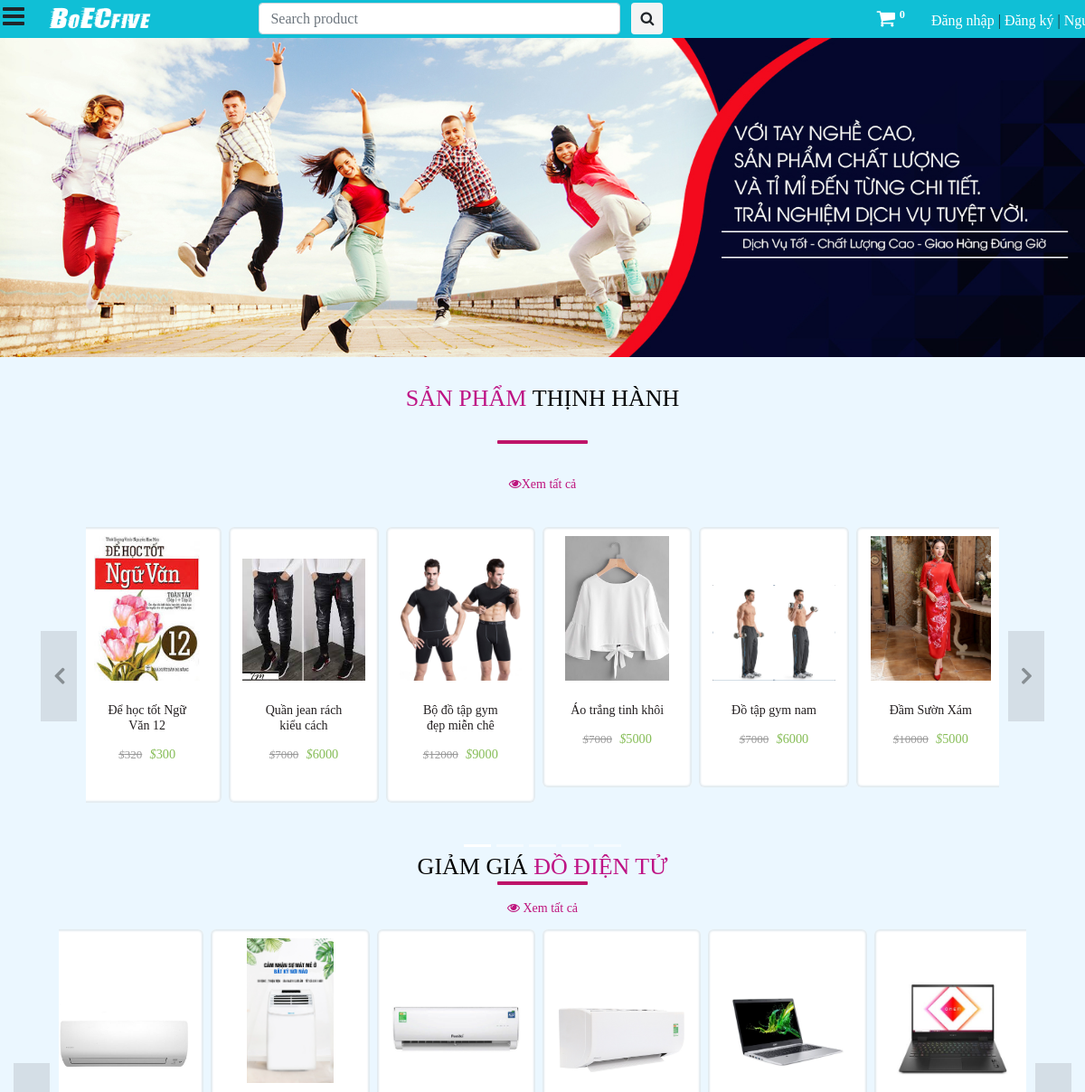
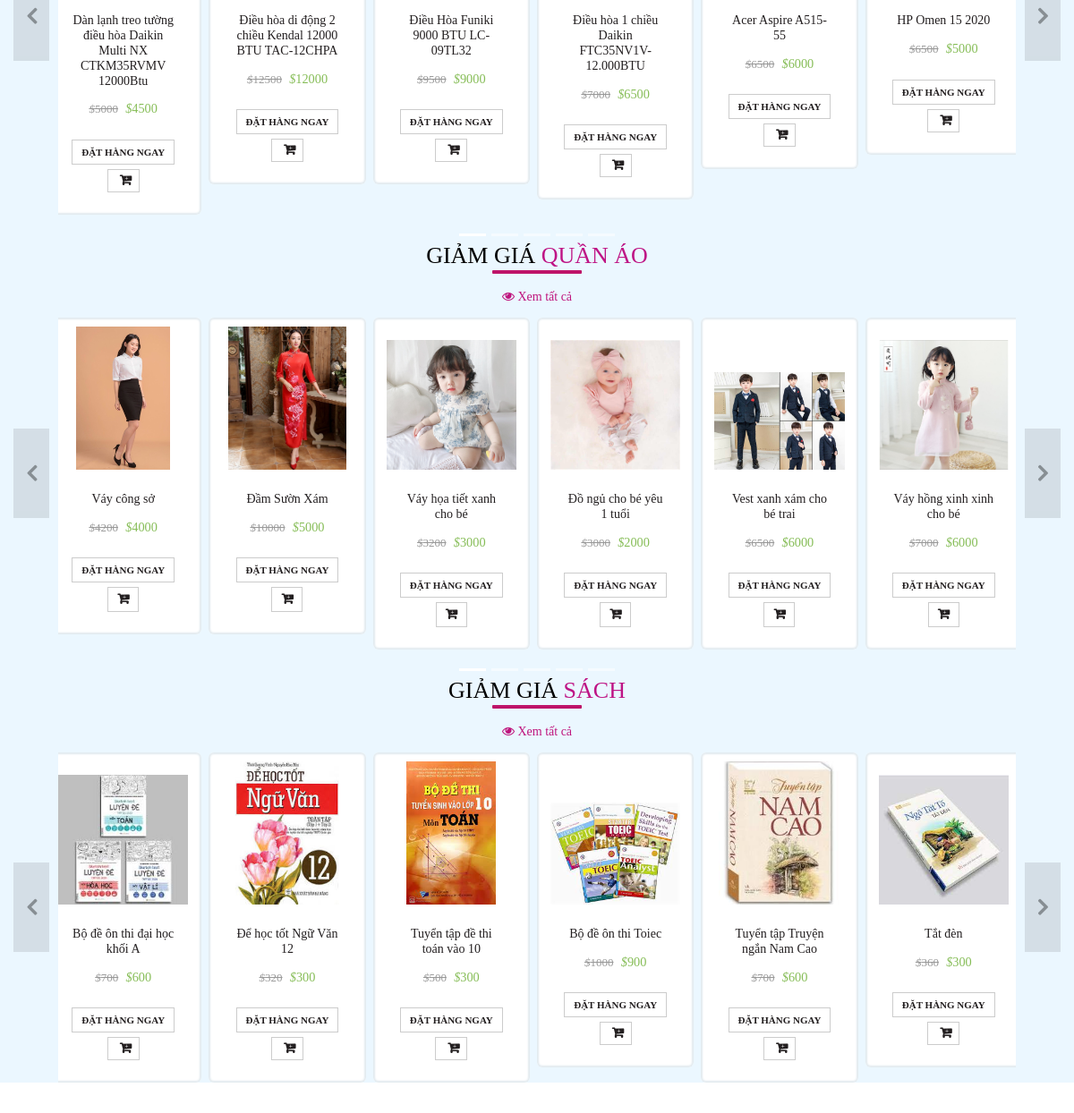
The page / on the database its author committed (2 pictures, top to bottom).
### saler/models.py (models this page shows, shortened)
class trend(models.Model):
	product = models.OneToOneField(Product, default="", on_delete=models.CASCADE, null=True)
	number = models.PositiveIntegerField()

class Product(models.Model):
	GST_CHOICES = (("0",'0'),("3",'3'),("5",'5'),("12",'12'),("18",'18'),("28",'28'))
	product_id = models.BigAutoField(primary_key=True)
	product_id2 = models.CharField(max_length=100,default='')
	shop = models.ForeignKey(User, on_delete=models.CASCADE,default='')
	product_name = models.CharField(max_length=100)
	category = models.ForeignKey(category, default="", verbose_name="Category", on_delete=models.SET_DEFAULT, null=True)
	subcategory = models.CharField(max_length=50, default="")
	price = models.IntegerField(default=0)
	price_not = models.IntegerField(default=999)
	desc = models.TextField()
	gst = models.CharField(default='0',max_length=3,choices=GST_CHOICES)
	pub_date = models.DateField(auto_now=True)
	image1 = models.ImageField(upload_to='products/images', default="",null=True)
	image2 = models.ImageField(upload_to='products/images', default="",null=True,blank=True)
	image3 = models.ImageField(upload_to='products/images', default="",null=True,blank=True)
	image4 = models.ImageField(upload_to='products/images', default="",null=True,blank=True)
	image5 = models.ImageField(upload_to='products/images', default="",null=True,blank=True)

class category(models.Model):
	name = models.CharField(max_length=50, default="")
	sub_Categories  = models.TextField(default="")
	def __str__(self):
		return f'{self.name}'

### main/views.py (the view)
# urls.py: path('', views.index, name='home'),
def index(request):
	if request.user.is_superuser:
		return redirect('admin2')
	elif request.user.is_staff:
		return redirect("saler_home")
	else:
		pass
	prod = Product.objects.all()
	allProds = []
	catprods = Product.objects.values('category', 'product_id')
	cats = {item['category'] for item in catprods}
	for cat in cats:
		prod = []
		for p in [i for i in Product.objects.filter(category=cat)]:
			prod.append([p,[item for item in ProductSize.objects.filter(product=p)]])
		n = len(prod)
		nSlides = 5
		allProds.append([prod[::-1], range(1, nSlides), nSlides])
	params = {
		'sliders':Slider.objects.all(),
		'allProds':allProds,
		'category':category.objects.all(),
		'dow' : dow.objects.all()[0:30],
		'trend': trend.objects.order_by('-number')[0:30],
		'cart_element_no' : len([p for p in Cart.objects.all() if p.user == request.user]),
	}
	return render(request, 'main/index.html', params)

### main/templatetags/app_tags.py (called while the page is built)
@register.filter(name='split')
def split(str, key):
    return str.split(key)

### main/templates/main/index.html (shortened to what this page needs)
{% extends 'main/base.html' %}
{% load static %}
{% block main_head %}
<link href="{% static 'main/css/home_style.css' %}" rel="stylesheet" type="text/css" media="all" />
<link rel="stylesheet" href="{% static 'main/css/style2.css' %}" type="text/css">
{% endblock main_head %}
{% block main_body %}
<div id="carouselExampleCaptions" class="carousel slide" data-ride="carousel" style="margin: 0;padding: 0">
	<div class="carousel-inner">
		<div class="carousel-item active">
			<img src="{%static 'main/images/banner2.jpg' %}" alt="" srcset="" style="width: 100%;">
		</div>
	</div>
</div>
<div id="container_main" style="background-color: #ebf7ff;">
	<div class="container">
		<div class="row">
			<div class="col-md-12">
				<h2 style="padding-top: 30px; padding-bottom: 30px;"><b>Sản phẩm </b>Thịnh hành </h2>
				<div style="text-align: center;">
				<a href="/products/trend" class="btn"
					style="color: #be147d; font-size: 14px; padding-top: 30px;">
					<i class="fa fa-eye" aria-hidden="true" ></i>Xem tất cả
				</a></div>
				<div id="trendCarousel" class="carousel carousel1 slide" data-ride="carousel" data-interval="0">
					<ol class="carousel-indicators">
						<li data-target="#trendCarousel" data-slide-to="0" class="active"></li>
						<li data-target="#trendCarousel" data-slide-to="1"></li>
						<li data-target="#trendCarousel" data-slide-to="2"></li>
						<li data-target="#trendCarousel" data-slide-to="3"></li>
						<li data-target="#trendCarousel" data-slide-to="4"></li>
					</ol>
					<div class="carousel-inner">
						<div class="item carousel-item active">
							<div class="row">
								{% for i in trend %}
								<div class="col-sm-2 p-0 pr-2">
									<div class="thumb-wrapper">
										<div class="img-box">
											<img src="{{i.product.image1.url}}" class="img-responsive img-fluid" alt="">
										</div>
										<div class="thumb-content">
											<h4><a href="product/{{i.product_id}}" style="text-decoration: none; color: #231f20">
													{{i.product.product_name}}</a></h4>
											<p class="item-price"><strike><i>$</i>{{i.product.price_not}}</strike> <span><i>$</i>{{i.product.price}}</span></p>
										</div>
									</div>
								</div>
								{% endfor %}
							</div>
						</div>
					</div>
					<a class="carousel-control left carousel-control-prev" href="#trendCarousel" data-slide="prev">
						<i class="fa fa-angle-left"></i>
					</a>
					<a class="carousel-control right carousel-control-next" href="#trendCarousel" data-slide="next">
						<i class="fa fa-angle-right"></i>
					</a>
				</div>
			</div>
		</div>
	</div>
	<div class="container-fluid">
		{% for product, range, nSlides in allProds %}
		<h2>Giảm giá <b>{{product.0.0.category}}</b></h2>
		<div id="demo{{forloop.counter}}" class="carousel carousel1 slide" data-ride="carousel" data-interval="0">
			<div style="text-align: center;">
				<a href="/products/{{product.0.0.category}}" class="btn"
					style="color: #be147d; font-size: 14px; padding-top: 0;  margin-top: -20px;">
					<i class="fa fa-eye" aria-hidden="true" ></i>  Xem tất cả
				</a></div>
			<ol class="carousel-indicators">
				<li data-target="#demo{{forloop.counter}}" data-slide-to="0" class="active"></li>
				{% for i in range %}
				<li data-target="#demo{{forloop.parentloop.counter}}" data-slide-to="{{i}}"></li>
				{% endfor %}
			</ol>
			<div class="carousel-inner">
				<div class="item carousel-item active">
					<div class="row">
						{% for i in product %}
						<div class="col-sm-2 p-0 pr-2">
							<div class="thumb-wrapper">
								<div class="img-box">
									<img src="{{i.0.image1.url}}" class="img-responsive img-fluid" alt="">
								</div>
								<div class="thumb-content">
									<h4><a href="product/{{i.0.product_id}}" style="text-decoration: none; color: #231f20">
											{{i.0.product_name}}</a>
									</h4>
									<p class="item-price"><strike><i>$</i>{{i.0.price_not}}</strike> <span><i>$</i>{{i.0.price}}</span></p>
									<div>
										{% if i.1 %}
										<a p_id="{{i.0.product_id}}" class="btn btn-primary oprbtn" id="ord{{i.0.product_id}}">Đặt hàng ngay</a>
												<a p_id="{{i.0.product_id}}" class="btn btn-primary oprbtn"  style="padding: 5px 10px 5px 5px;" id="atc{{i.0.product_id}}"><i class="fa fa-cart-plus" aria-hidden="true"></i></a>
										{% else %}
											<form method="GET" style="display: inline;" action="/order_now">
														<button type="submit" class="btn btn-primary oprbtn">Đặt hàng ngay</button>
													</form>
												<a prod_id="{{i.0.product_id}}" class="btn pt-1 pb-1 pr-2 pl-2 add_to_cart"><i class="fa fa-cart-plus" aria-hidden="true"></i></a>
										{% endif %}
									</div>
								</div>
							</div>
						</div>
						{% if forloop.counter|divisibleby:6 and forloop.counter > 0 and not forloop.last %}
					</div>
				</div>
						{% endif %}
						{% endfor %}
			</div>
			<a class="carousel-control left carousel-control-prev" href="#demo{{forloop.counter}}" data-slide="prev">
				<i class="fa fa-angle-left"></i>
			</a>
			<a class="carousel-control right carousel-control-next" href="#demo{{forloop.counter}}" data-slide="next">
				<i class="fa fa-angle-right"></i>
			</a>
		</div>
		{% endfor %}
	</div>
</div>
{% endblock main_body %}

### main/templates/main/base.html (shortened to what this page needs)
<!DOCTYPE html>
<html>
<head>
	{% load static %}
	{% load app_tags %}
	<link href="{% static 'main/css/bootstrap.min.css' %}" rel="stylesheet" type="text/css" media="all" />
	<link href="{% static 'main/css/style.css' %}" rel="stylesheet" type="text/css" media="all" />
	<link href="{% static 'saler/font-awesome/css/font-awesome.min.css' %}" rel="stylesheet">
	{% block main_head %}
	{% endblock main_head %}
</head>
<body>
	<nav class="main_nav" id="main_nav">
		<div class="container">
			<div class="nav_links">
				<a href="{% url 'home' %}" class="logo">BoECfive</i></a>
				<form class="form-inline my-2 my-lg-0 serch" action="/search">
					<input class="form-control mr-sm-2" type="search" placeholder="Search product" aria-label="Search"
						name="query">
					<button class="btn" type="submit" style="margin: 0;"><i class="fa fa-search"
							aria-hidden="true"></i></button>
				</form>
			</div>
			<div class="user_links pt-1">
				<a href="{% url 'main_cart' %}" style="font-size: 22px; color: #fff; margin-right: 20px;"><i
						class="fa fa-shopping-cart" aria-hidden="true"></i><sup><span class="badge"
							id="cart_no">{{cart_element_no}}</span></sup></a>
				{% if request.user.is_authenticated %}
				<a href="##" data-container="body" data-toggle="popover" data-placement="bottom" data-trigger="focus"
					data-html="true"
					data-content="<a href='{% url 'myorders' %}'>My Order</a><br><a href='{% url 'account_settings' %}'>Account Settings</a>"><img
						src="{{request.user.userdetail.photo.url}}"
						style="height: 20px; width: 20px; border-radius: 10px; margin-right: 3px;">{{request.user.first_name}}</a>&nbsp;|
				<a href="{% url 'logout' %}">Đăng xuất</a>
				{% else %}
				<a href="{% url 'login' %}">Đăng nhập</a>&nbsp;|
				<a href="{% url 'signup' %}">Đăng ký</a>&nbsp;|
				<a href="{% url 'seller_signup' %}">Người bán</a>
				{% endif %}
			</div>
		</div>
	</nav>
	<a class="menu_bar"><i class="fa fa-bars" aria-hidden="true"></i></a>
	<main class="" id="menu_close" }>
		{% block main_body %}
		{% endblock main_body %}
	</main>
</body>
</html>

### main/static/main/css/style.css (style rules this page uses)
body { font-family: cursive; }
body a { text-decoration:none; transition:0.5s all; -webkit-transition:0.5s all; -moz-transition:0.5s all; -o-transition:0.5s all; -ms-transition:0.5s all; }
.menu_bar { position: fixed; top: -2px; left: 3px; z-index: 99; color: #fff; font-size: 28px; }
main { transition: all 300ms linear; padding-top: 38px; }
.main_nav input { height: 35px; }
.main_nav button { background-color: #f4f4f4; height: 35px; padding: 0 9px 0 9px; }
.main_nav { height: 42px; width: 100%; position: fixed; background-color: rgb(16, 191,214); z-index: 99; }
.main_nav .serch { display: inline; float: right; padding: 3px 0 0 120px; }
.main_nav .serch input { width: 400px; }
.main_nav .nav_links { float: left; margin-left: 10px; }
.main_nav .nav_links .logo { font-size: 28px; font-family: stormextrabold; color: #fff; }
.main_nav .nav_links a { font-family: cursive; color: #fff; }
.main_nav .user_links { float: right; margin-right: -90px; }
.main_nav .user_links a { font-family: cursive; color: #fff; }
.active { left: 0; }
.item-price { font-size: 13px; padding: 2px 0; }
.item-price strike { color: #999; margin-right: 5px; }
.item-price span { color: #86bd57; font-size: 110%; }

### main/static/main/css/home_style.css (style rules this page uses)
body { font-family: cursive; }
h2 { color: #231f20; font-size: 26px; font-weight: 300; text-align: center; text-transform: uppercase; position: relative; }
h2 b { color: #be2714; }
h2::after { content: ""; width: 100px; position: absolute; margin: 0 auto; height: 4px; background: rgba(0, 0, 0, 0.2); left: 0; right: 0; bottom: -20px; }
.carousel1 { margin: 30px auto; padding: 0 50px; }
.carousel1 .item { min-height: 330px; text-align: center; overflow: hidden; }
.carousel1 .item .img-box { height: 160px; width: 100%; position: relative; }
.carousel1 .item img { max-width: 100%; max-height: 100%; display: inline-block; position: absolute; bottom: 0; margin: 0 auto; left: 0; right: 0; }
.carousel1 .item h4 { font-size: 14px; margin: 10px 0; }
.carousel1 .item .btn { color: #231f20; border-radius: 0; font-size: 11px; text-transform: uppercase; font-weight: bold; background: none; border: 1px solid #ccc; padding: 5px 10px; margin-top: 5px; line-height: 16px; }
.carousel1 .item .btn i { font-size: 14px; font-weight: bold; margin-left: 5px; }
.carousel1 .thumb-wrapper { text-align: center; padding: 10px 15px; background: #fff; border-radius: 6px; text-align: center; position: relative; box-shadow: inset 0 0 2px 2px rgb(226 234 239); }
.carousel1 .thumb-content { padding: 15px; }
.carousel1 .carousel-control { height: 100px; width: 40px; margin: auto 0; background: rgba(0, 0, 0, 0.2); }
.carousel1 .carousel-control i { font-size: 30px; position: absolute; top: 50%; display: inline-block; margin: -16px 0 0 0; z-index: 5; left: 0; right: 0; color: rgba(0, 0, 0, 0.8); text-shadow: none; font-weight: bold; }
.carousel1 .item-price { font-size: 13px; padding: 2px 0; }
.carousel1 .item-price strike { color: #999; margin-right: 5px; }
.carousel1 .item-price span { color: #86bd57; font-size: 110%; }
.carousel1 .carousel-control.left i { margin-left: -3px; }
.carousel1 .carousel-control.left i { margin-right: -3px; }
.carousel1 .carousel-indicators { bottom: -50px; }

### main/static/main/css/style2.css (style rules this page uses)
body { font-family: cursive; }
h2 { color: #000; font-size: 26px; font-weight: 300; text-align: center; text-transform: uppercase; position: relative; }
h2 b { color: #be1485; }
h2::after { content: ""; width: 100px; position: absolute; margin: 0 auto; height: 4px; border-radius: 1px; background: #be1469; left: 0; right: 0; bottom: -5px; }
.item-price { font-size: 13px; padding: 2px 0; }
.container-fluid { background-color: #ebf7ff; }

### rows shown on the page
trend: product.image1 (picture), product.product_name "Để học tốt Ngữ Văn 12", product.price_not "320", product.price "300"
trend: product.image1 (picture), product.product_name "Quần jean rách kiểu cách", product.price_not "7000", product.price "6000"
trend: product.image1 (picture), product.product_name "Bộ đồ tập gym đẹp miễn chê", product.price_not "12000", product.price "9000"
trend: product.image1 (picture), product.product_name "Áo trắng tinh khôi", product.price_not "7000", product.price "5000"
trend: product.image1 (picture), product.product_name "Đồ tập gym nam", product.price_not "7000", product.price "6000"
trend: product.image1 (picture), product.product_name "Đầm Sườn Xám", product.price_not "10000", product.price "5000"
Product: category.name "ĐỒ ĐIỆN TỬ", image1 (picture), product_name "Dàn lạnh treo tường điều hòa Daikin Multi NX CTKM35RVMV 12000Btu", price_not "5000", price "4500"
Product: image1 (picture), product_name "Điều hòa di động 2 chiều Kendal 12000 BTU TAC-12CHPA", price_not "12500", price "12000"
Product: image1 (picture), product_name "Điều Hòa Funiki 9000 BTU LC-09TL32", price_not "9500", price "9000"
Product: image1 (picture), product_name "Điều hòa 1 chiều Daikin FTC35NV1V- 12.000BTU", price_not "7000", price "6500"
Product: image1 (picture), product_name "Acer Aspire A515-55", price_not "6500", price "6000"
Product: image1 (picture), product_name "HP Omen 15 2020", price_not "6500", price "5000"
Product: category.name "QUẦN ÁO", image1 (picture), product_name "Váy công sở", price_not "4200", price "4000"
Product: image1 (picture), product_name "Đầm Sườn Xám", price_not "10000", price "5000"
Product: image1 (picture), product_name "Váy họa tiết xanh cho bé", price_not "3200", price "3000"
Product: image1 (picture), product_name "Đồ ngủ cho bé yêu 1 tuổi", price_not "3000", price "2000"
Product: image1 (picture), product_name "Vest xanh xám cho bé trai", price_not "6500", price "6000"
Product: image1 (picture), product_name "Váy hồng xinh xinh cho bé", price_not "7000", price "6000"
Product: category.name "SÁCH", image1 (picture), product_name "Bộ đề ôn thi đại học khối A", price_not "700", price "600"
Product: image1 (picture), product_name "Để học tốt Ngữ Văn 12", price_not "320", price "300"
Product: image1 (picture), product_name "Tuyển tập đề thi toán vào 10", price_not "500", price "300"
Product: image1 (picture), product_name "Bộ đề ôn thi Toiec", price_not "1000", price "900"
Product: image1 (picture), product_name "Tuyển tập Truyện ngắn Nam Cao", price_not "700", price "600"
Product: image1 (picture), product_name "Tắt đèn", price_not "360", price "300"

### other values the page prints
{{ cart_element_no }} "0"
